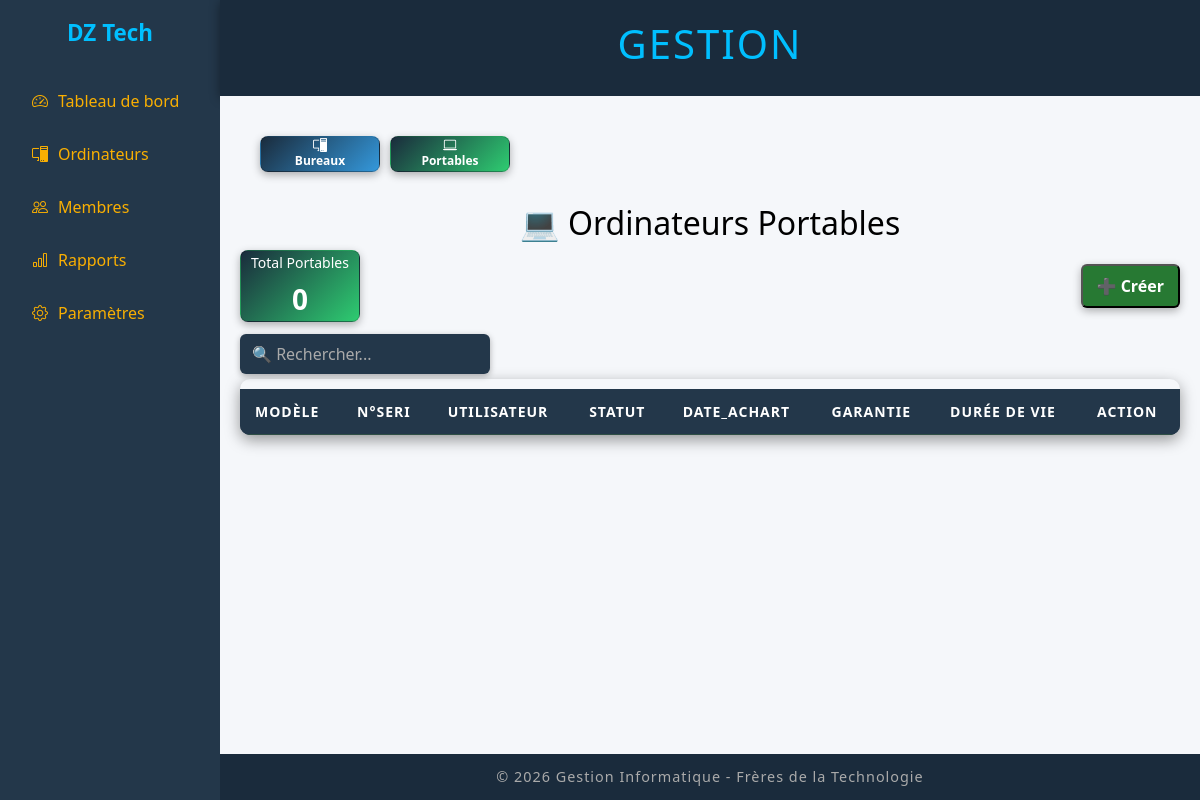
Before: /portable/ with the older database file.
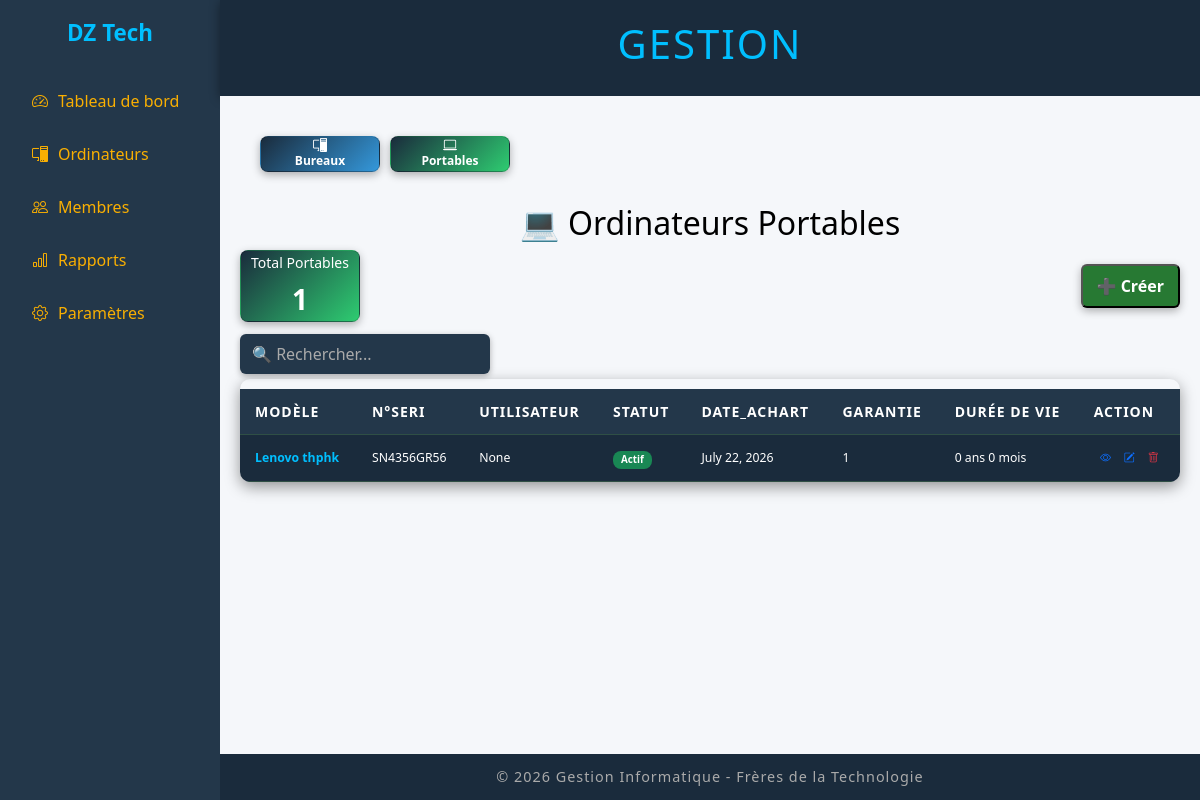
After: the same page with the newer database file.
### ordi/models.py (models this page shows, shortened)
class Ordinateur(models.Model):
    TYPE_CHOICES = [
        ("Bureau", "Bureau"),
        ("Portable", "Portable"),
    ]
    type = models.CharField(max_length=20, choices=TYPE_CHOICES)
    modele = models.CharField(max_length=100)
    designation = models.CharField(max_length=100)
    numero = models.CharField(max_length=100, unique=True)
    utilisateur = models.ForeignKey(Employe, on_delete=models.SET_NULL, null=True, blank=True)
    statut = models.CharField(max_length=50, choices=[
        ("Actif", "Actif"),
        ("Disponible", "Disponible"),
        ("En maintenance", "En maintenance"),
        ("Hord service", "Hord service"),
    ])
    date_achat = models.DateField(null=True, blank=True)
    garantie = models.CharField(max_length=50, null=True, blank=True)
    @property
    def duree_vie(self):
        if self.date_achat:
            delta = date.today() - self.date_achat
            annees = delta.days // 365
            mois = (delta.days % 365) // 30
            return f"{annees} ans {mois} mois"
        return "-"

### ordi/views.py (the view, shortened to what this page needs)
# urls.py: path("portable/", views.portable, name="portable"),
def portable(request):
    portables = Ordinateur.objects.filter(type="Portable")
    employes = Employe.objects.all()
    return render(request, "portable.html", {"portables": portables, "employes": employes})

### gesionordi/templates/portable.html (shortened to what this page needs)
{% extends "base.html" %}
{% block content %}
<section class="cards-row small">
  <div class="cards small">
    <div class="card blue bi bi-pc-display">
      <a href="{% url 'bureau' %}">Bureaux</a>
    </div>
    <div class="card green bi bi-laptop">
      <a href="{% url 'portable' %}">Portables</a>
    </div>
  </div>
</section>
<h2 style="text-align: center;">💻 Ordinateurs Portables</h2>
<section class="cards-row">
  <div class="card green">Total Portables<br><span>{{ portables|length }}</span></div>
<div class="actions">
  <button class="btn-create" onclick="openModal()">➕ Créer</button>
</div>
</section>
  <input type="text" id="searchPortable" placeholder="🔍 Rechercher..." class="search-input">
<div class="table-wrapper">
  <table id="portableTable">
    <thead>
      <tr class="small">
        <th>Modèle</th>
        <th>N°seri</th>
        <th>Utilisateur</th>
        <th>Statut</th>
        <th>Date_Achart</th>
        <th>Garantie</th>
        <th>Durée de Vie</th>
        <th>Action</th>
      </tr>
    </thead>
    <tbody>
        {% for pc in portables %}
         <tr class="small">
        <td class="small">{{ pc.modele }}</td>
        <td class="small">{{ pc.numero }}</td>
        <td class="small">{{ pc.utilisateur }}</td>
        <td>
            {% if pc.statut == "Actif" %}
              <span class="badge bg-success">Actif</span>
            {% elif pc.statut == "Disponible" %}
              <span class="badge bg-info">Disponible</span>
            {% elif pc.statut == "En maintenance" %}
              <span class="badge bg-danger">En maintenance</span>
            {% else %}
              <span class="badge bg-secondary">{{ pc.statut }}</span>
            {% endif %}
        </td>
        <td class="small">{{ pc.date_achat }}</td>
        <td class="small">{{ pc.garantie }}</td>
        <td class="small">{{ pc.duree_vie }}</td>
        <td class="actions small">
          <a href="javascript:void(0)"
            class="btn-action small"
            title="Détails"
            onclick="openDetailModal('{{ pc.type }}','{{ pc.modele }}','{{ pc.designation }}',
            '{{ pc.numero }}','{{ pc.utilisateur }}','{{ pc.statut }}','{{ pc.date_achat }}',
            '{{ pc.garantie }}','{{ pc.duree_vie }}')">
            <i class="bi bi-eye"></i>
          </a>
          <a href="javascript:void(0)"
            class="btn-action small"
            title="Modifier"
            onclick="openEditModal('{{ pc.id }}','{{ pc.type }}','{{ pc.modele }}',
            '{{ pc.designation }}','{{ pc.numero }}','{{ pc.utilisateur }}',
            '{{ pc.statut }}','{{ pc.date_achat|date:'Y-m-d'}}','{{ pc.garantie }}',
            '{{ pc.duree_vie }}')">
            <i class="bi bi-pencil-square"></i>
          </a>
         <a href="javascript:void(0)"
            class="btn-action small text-danger"
            title="Supprimer"
            onclick="openDeleteModal('{% url 'supprimer_pc' pc.id %}')">
            <i class="bi bi-trash"></i>
          </a>
        </td>
      </tr>
        {% endfor %}
     </tbody>
  </table>
</div>
{% endblock %}

Changed rows visible on the page:
added Ordinateur: modele "Lenovo thphk", numero "SN4356GR56", utilisateur "None", statut "Actif", date_achat "July 22, 2026", garantie "1", duree_vie "0 ans 0 mois"
Other visible differences:
{{ portables|length }}: "0" → "1"
